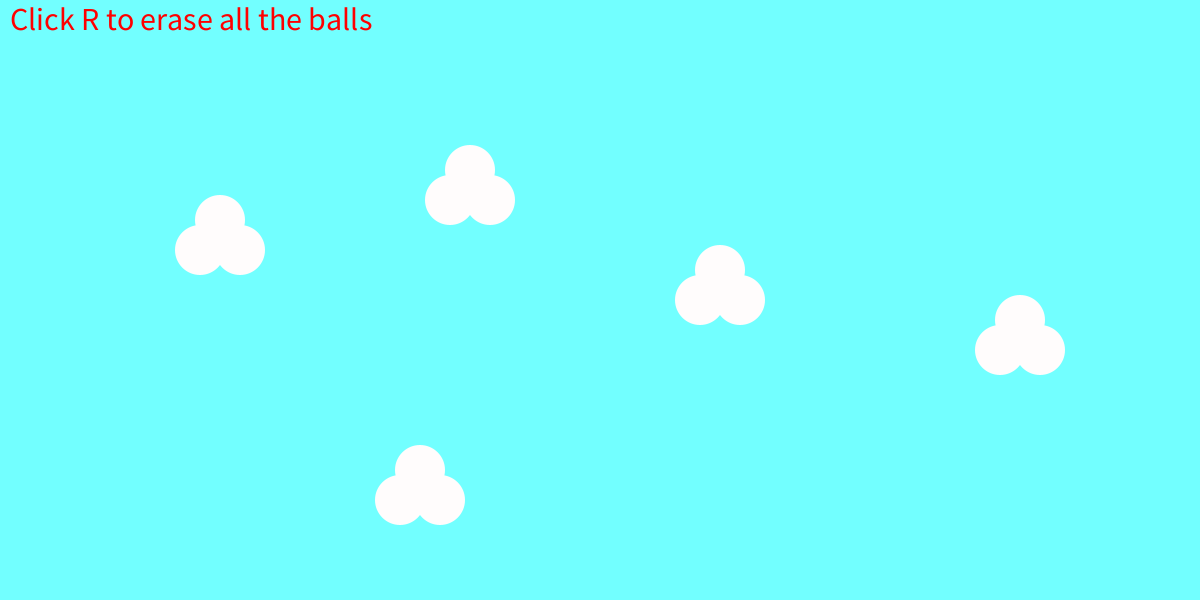
Frame 1 (no input)
Frame 60 (the mouse pressed at the canvas centre just before this capture): identical to frame 1, image omitted
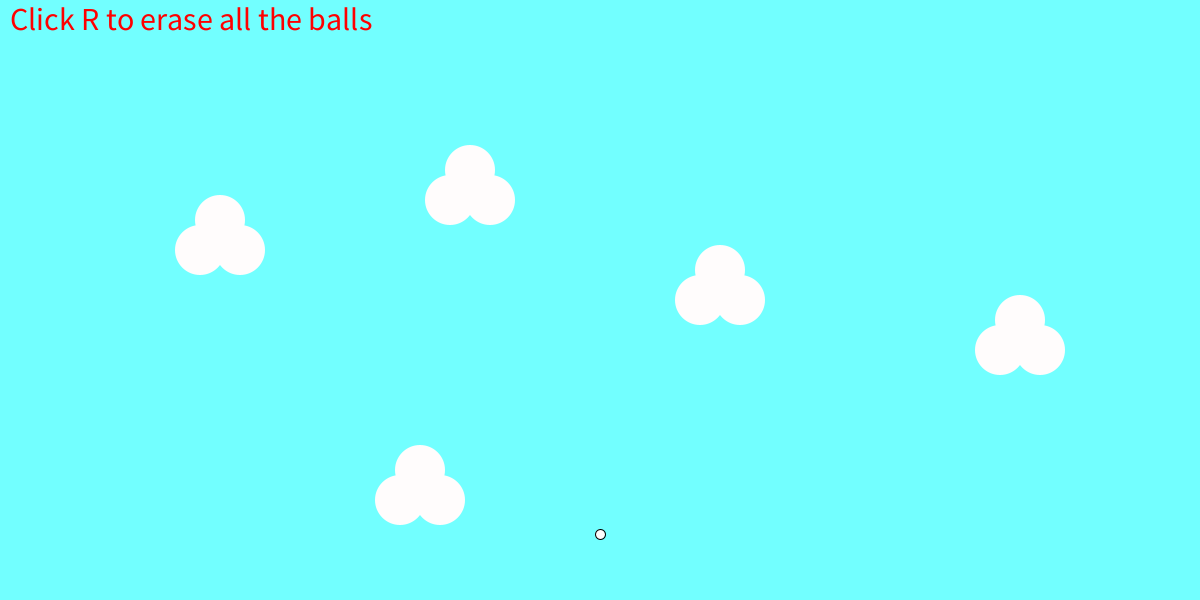
Frame 120 (the mouse held since frame 60 and released just before this capture)

The Processing sketch that drew these frames (run headless with seeded random() and noise(); from frame 60 on, the mouse is pressed at the canvas centre):

// Processing sketch: Main
// ── Main.pde
float ballSize=10;
//Cloud Cloud = new Cloud();
//The X and Y cordinates for a cloud
int[] cloudX = { 200, 700, 1000, 400, 450};
int[] cloudY = { 250, 300, 350, 500, 200};
boolean oneBall = false;

void setup() {
  size(1200, 600);
  //frameRate(15);
  for(int i =0;i<cloud.length;i++)
  cloud[i] = new Cloud(cloudX[i]+40, cloudY[i],cloudX[i]+20, cloudY[i]-30,cloudX[i], cloudY[i]);
  }
  
ArrayList<Ball> balllist = new ArrayList<Ball>();
Cloud[] cloud = new Cloud[5];

void draw() {
  clear();
  colorMode(HSB, 100);
  background(color(50, 55, 100));
  textSize(32);
  fill(199, 132, 225);
  //informs how you erase all the balls
  text("Click R to erase all the balls", 10, 30);
  fill(1,1, 255);
  stroke(1);
  for (int i=0; i<balllist.size(); i++) { 
    balllist.get(i).rotated = false;
    
    for (int j=0; j<balllist.size(); j++) {
      if(balllist.get(i).hit(balllist.get(j) )&& i != j){
        balllist.get(i).velocity.rotate(PI-balllist.get(i).angel);
      }
    }
    for (int j=0; j<cloudX.length; j++) {
     if( balllist.get(i).hitcloud(cloud[j])){
     balllist.get(i).velocity.rotate(PI-balllist.get(i).angel); 
     }
    }
    balllist.get(i).hitwall();
    balllist.get(i).update();
    balllist.get(i).drawball();
  }
  //Makes all the clouds at the given X and Y cordinate
  for(int i =0;i<cloud.length;i++){
  cloud[i].cloud();
  }
  println(balllist.size());
}
void mousePressed() {
 balllist.add(new Ball(mouseX, mouseY, ballSize));
}
void keyPressed()
{
  if (key == 'r')
  {
    balllist.clear();
  }
}

// ── Ball.pde
class Ball {
  float radius;
  float x;
  float y;
  float speedx;
  float speedy;
  PVector location = new PVector(x, y);
  PVector velocity = new PVector();
  PVector gravity = new PVector(0, 0.2);
  boolean rotated; 
  float size;
  float angel;
  Ball() {
  location.x=0;
  location.y=0;
  size =0;
  }

  Ball(float x, float y, float size) {
    location.x=x;
    location.y=y;
    this.size=size;
    radius = size/2;  
  }

  void drawball() { 
    circle(location.x, location.y, size);
  }

  void update() {
    
    velocity.add(gravity);
    location.add(velocity);
  }
   boolean hit(Ball ball2){
        float distanceMin = size;
        float distance = location.dist(ball2.location);
        angel = PVector.angleBetween(location,ball2.location);
        if(distance < distanceMin){
            return true;
        }
        else{
            return false;
        }
    }
  void hitwall() {
    if (location.x<0 - size/2) {
      velocity.x*=-1;
      location.x += size;
    }
    if (location.x + size/2>width) {
      velocity.x*=-1;
      location.x -= size;
    }
    if (location.y + size/2>height) {
      velocity.y*=-1;
      location.y = height-size/2;    
    }
    if (location.y - size/2<0) {
      velocity.y*=-1;
      location.y += size/2;
    }
  }
  
  boolean hitcloud(Cloud cloud){
    float afstandMin = size+25;
    PVector cloudlocation1 = new PVector(cloud.x,cloud.y);
    PVector cloudlocation2 = new PVector(cloud.x2,cloud.y2);
    PVector cloudlocation3 = new PVector(cloud.x3,cloud.y3);
    angel = PVector.angleBetween(location,cloudlocation1);
        float afstand1 = location.dist(cloudlocation1);
        float afstand2 = location.dist(cloudlocation2);
        float afstand3 = location.dist(cloudlocation3);
        if(afstand1 < afstand1||afstand2 < afstandMin||afstand3 < afstandMin){
            return true;
        }
        else{
            return false;
         
  }
  }
}

// ── Cloud.pde
class Cloud {
  float x,y;
  float x2,y2;
  float x3,y3;
  Cloud(int x, int y,int x2, int y2,int x3, int y3){
    this.x=x;
    this.y=y;
    this.x2=x2;
    this.y2=y2;
    this.x3=x3;
    this.y3=y3;
  }
   void cloud() {
     noStroke();
    ellipse(x, y, 50, 50);
    ellipse(x2, y2, 50,50);
    ellipse(x3, y3, 50,50);
    
  }
}
